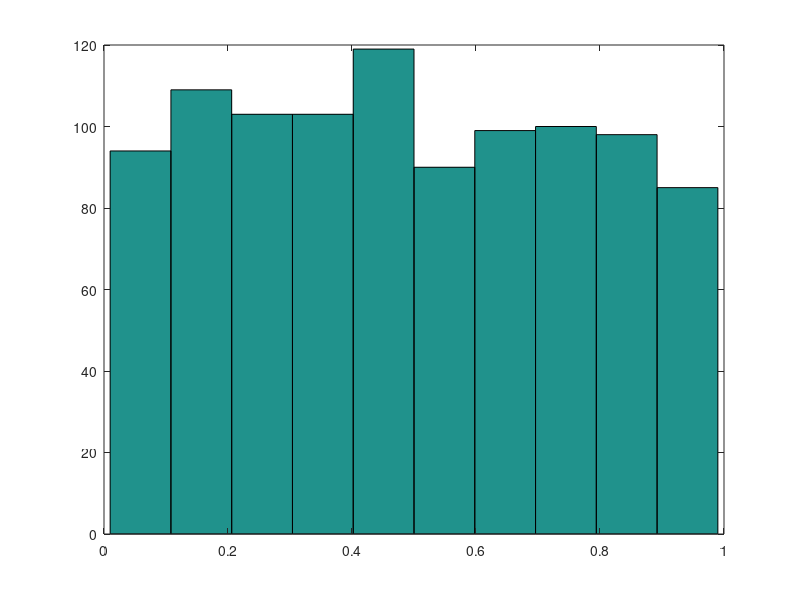
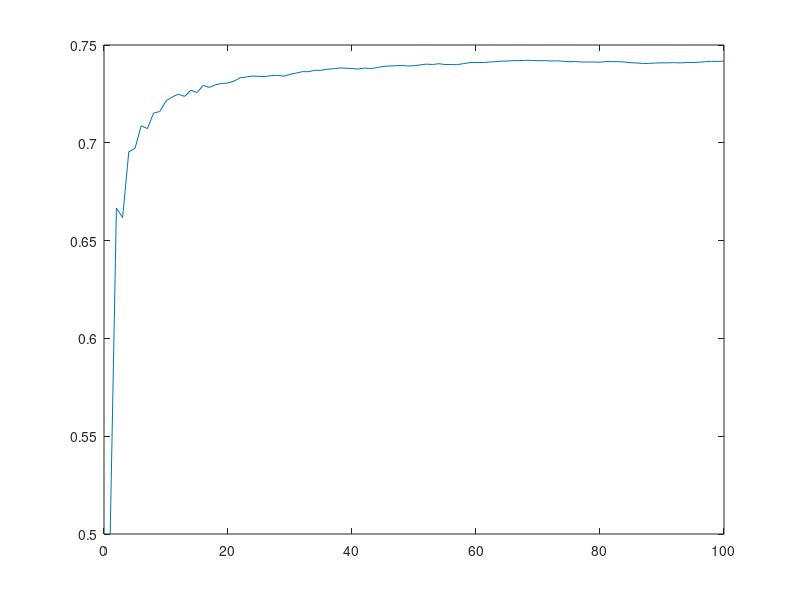

The MATLAB script that drew these images, in order:
nr_simulations=1000;
nr_trials=100;

a=NaN(nr_trials,nr_simulations);
b=NaN(nr_trials,nr_simulations);

a(1,:)=1; b(1,:)=1;
for sim=1:nr_simulations
    for t=1:nr_trials
        p(t,sim)=a(t,sim)/(a(t,sim)+b(t,sim));
        
        if rand<p(t,sim)
            a(t+1,sim)=a(t,sim)+1;
            b(t+1,sim)=b(t,sim);
        else
            a(t+1,sim)=a(t,sim);
            b(t+1,sim)=b(t,sim)+1;
        end
    end
end

figure(),hist(p(nr_trials,:))
figure(),plot(mean(max(p,1-p),2))